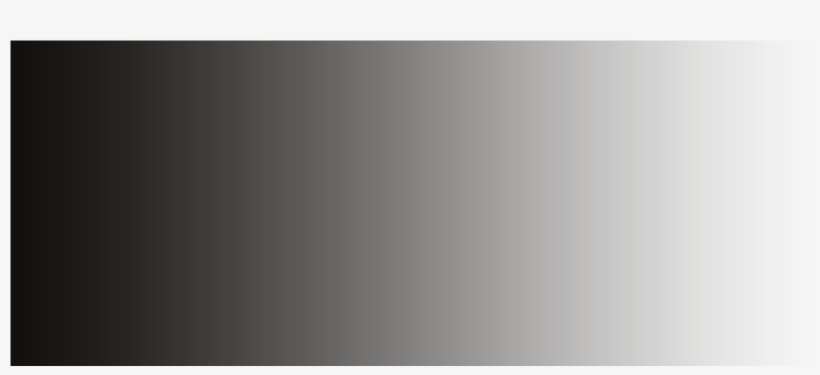
#> input picture src/gradient.png, 820 x 375 px
$ python main.py
#> lines starting #> are read from the running program, lines starting #| are printed output that depends on the picture; after the words box and inside, x2 and y2 are one past the last pixel; in counts of white or black regions, pixels touching at a corner belong together
import cv2 as cv
import numpy as np
from matplotlib import pyplot as plt
img = cv.imread("./../src/gradient.png",0)
#> img: shape (375, 820); min 15, max 248, mean 147.7
_,threshold1 = cv.threshold(img,50,255,cv.THRESH_BINARY)
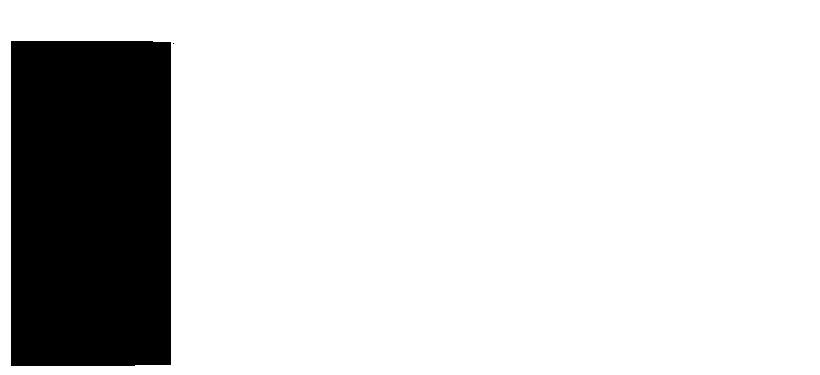
#> threshold1: shape (375, 820); 83.1% white; 2 black regions (1 under 20 px), largest, box (x1, y1, x2, y2) and area: (11, 41, 171, 366) 51946
_,threshold2 = cv.threshold(img,200,255,cv.THRESH_BINARY_INV)
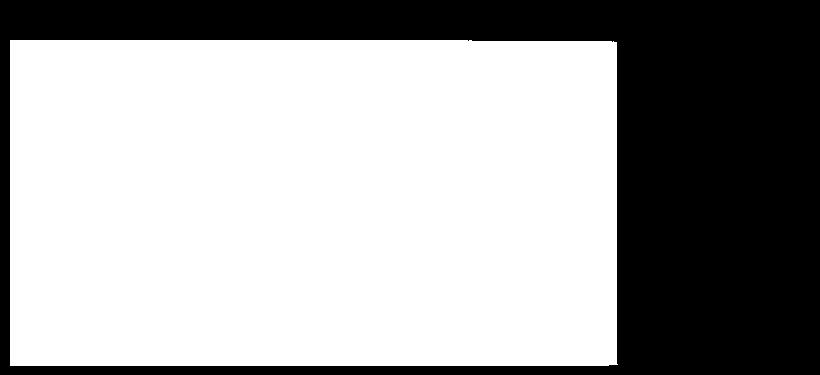
#> threshold2: shape (375, 820); 64.3% white; 1 black region, box (x1, y1, x2, y2) and area: (0, 0, 820, 375) 109775
_,threshold3 = cv.threshold(img,127,255,cv.THRESH_TRUNC)
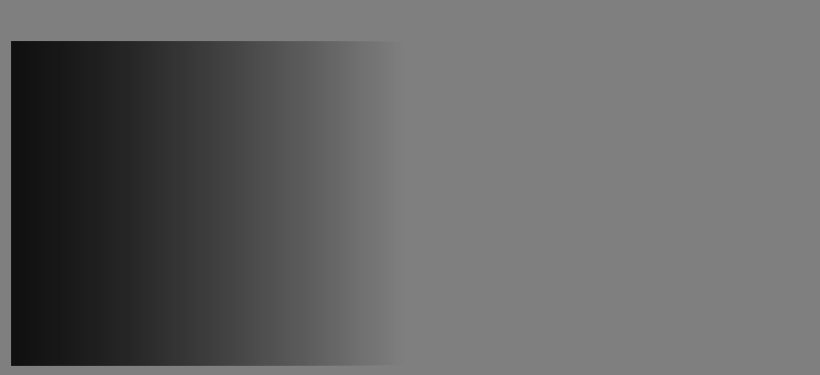
#> threshold3: shape (375, 820); min 15, max 127, mean 100.9
_,threshold4 = cv.threshold(img,127,255,cv.THRESH_TOZERO)
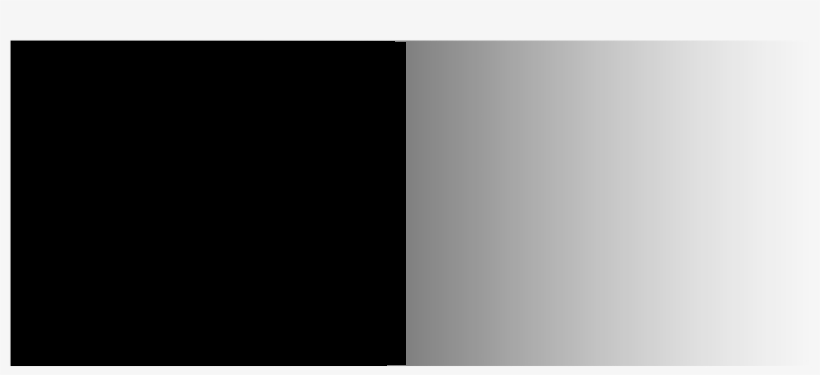
#> threshold4: shape (375, 820); min 0, max 248, mean 120.8

# [5 lines of commented-out code are left out]
titles = ['Original Image','Binary','Binary Inv','Binary Trunc','To Zero']
images = [img,threshold1,threshold2,threshold3,threshold4]
for i in range(5):
    plt.subplot(2,3,i+1),plt.imshow(images[i],'gray')
    plt.title(titles[i])
    plt.xticks([]),plt.yticks([])
plt.show()
cv.waitKey(0)
cv.destroyAllWindows()

$ run again, with src/building.jpg saved as src/gradient.png
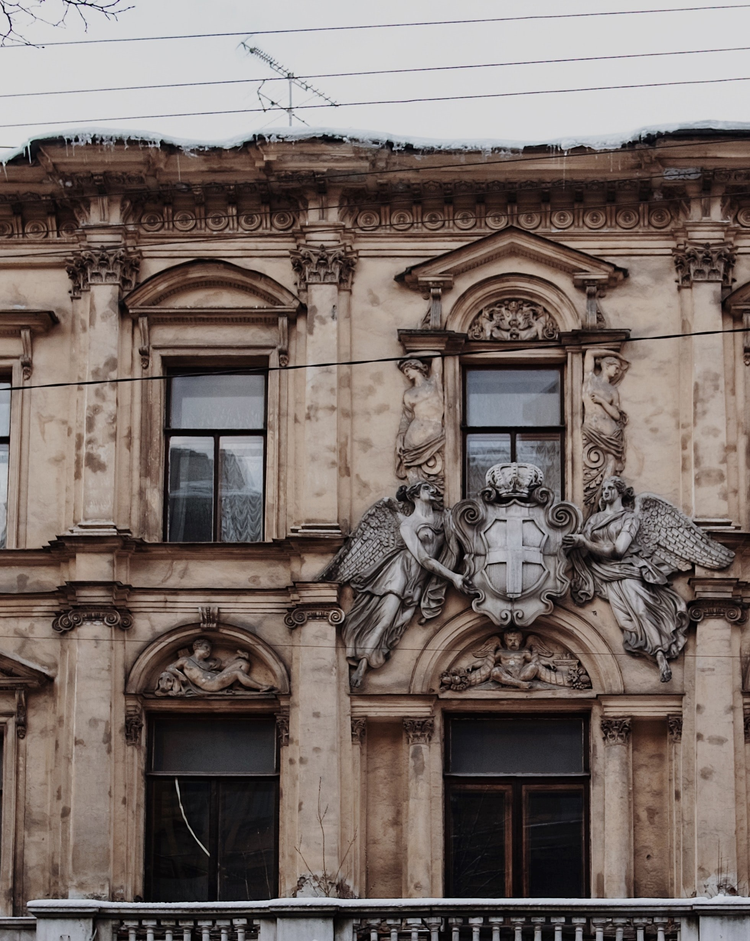
#> input picture src/building.jpg, 750 x 941 px, shrunk from 1960 x 2460 before the run
#> `_,threshold1 = cv.threshold(img,50,255,cv.THRESH_BINARY)`:
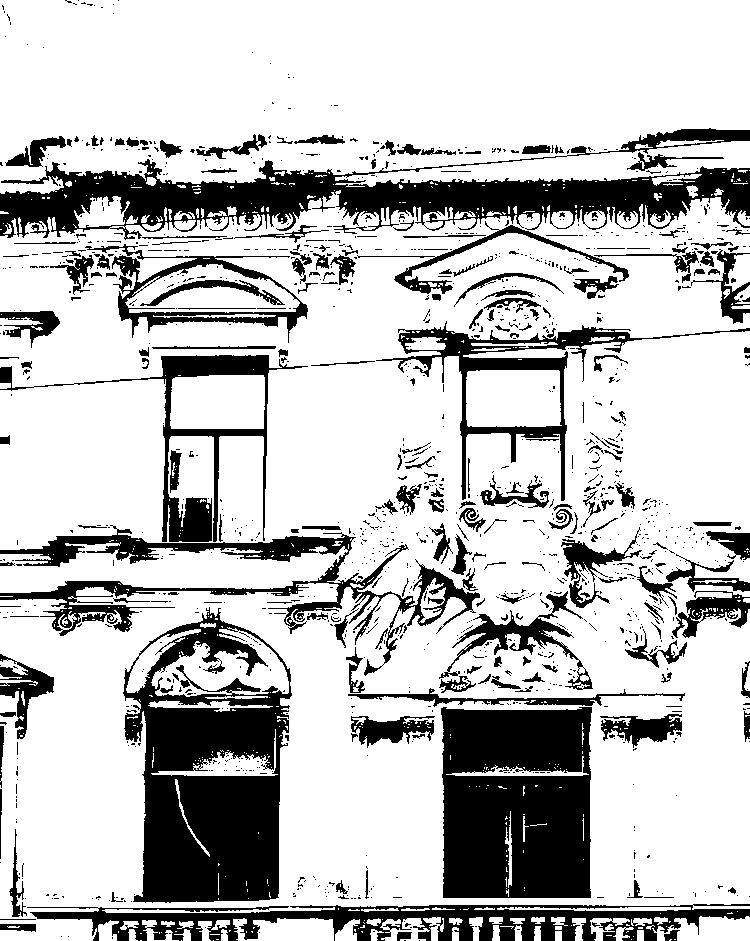
#> threshold1: shape (941, 750); 76% white; 1299 black regions (1082 under 20 px), largest, box (x1, y1, x2, y2) and area: (123, 607, 292, 903) 29942, (0, 128, 750, 240) 29132, (441, 707, 592, 898) 26495
#> threshold2: shape (941, 750); 86.6% white; 60 black regions (42 under 20 px), largest, box (x1, y1, x2, y2) and area: (0, 7, 750, 95) 32615, (0, 80, 750, 155) 21752, (7, 0, 750, 44) 16811
#> `_,threshold4 = cv.threshold(img,127,255,cv.THRESH_TOZERO)`:
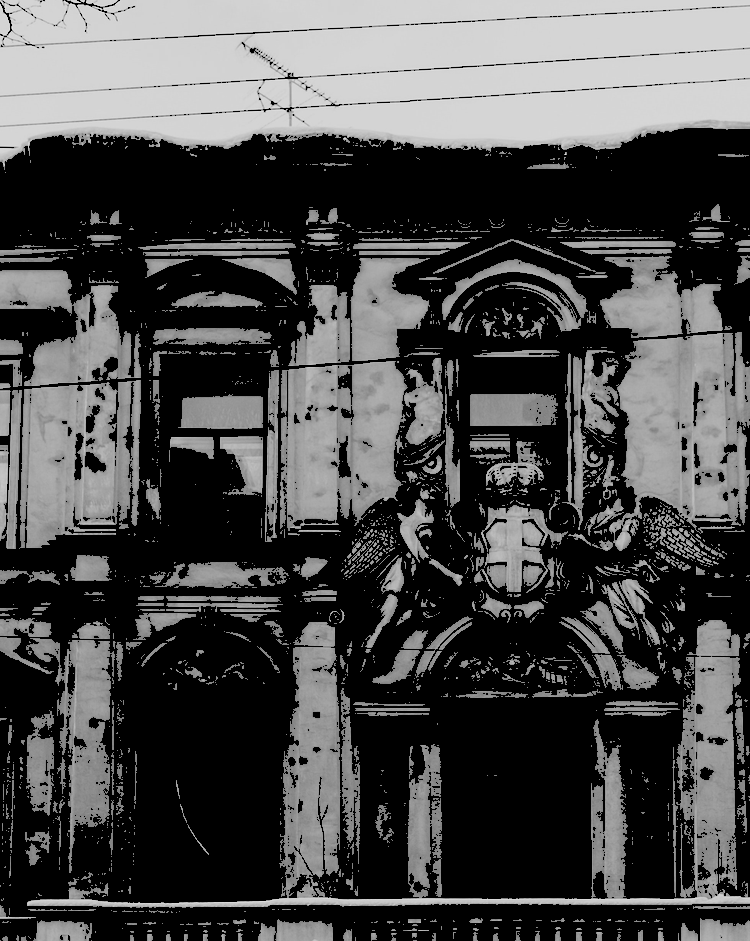
#> threshold4: shape (941, 750); min 0, max 235, mean 74.8
